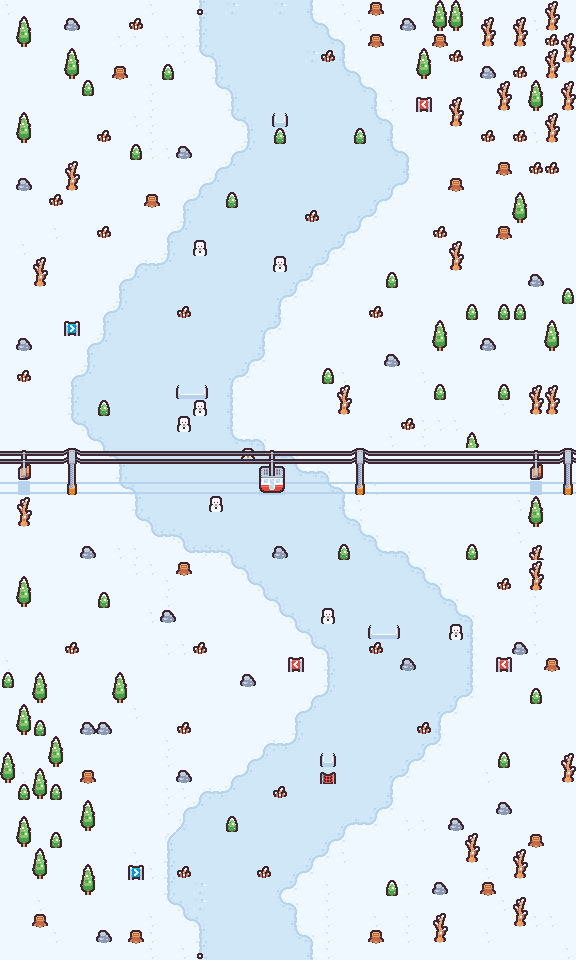

The image is a tile-based game level rendered from a .tmx file. Its description and source (layers, tilesets, objects; grid data summarised) follow:
An orthogonal 36x60 tile map with 16x16 px tiles, 8 tile layers (Background, Lane, Shadow, Killer, ...).

<map version="1.10" tiledversion="1.10.2" orientation="orthogonal" renderorder="right-down" width="36" height="60" tilewidth="16" tileheight="16" infinite="0" nextlayerid="9" nextobjectid="1">
 <tileset firstgid="1" source="../FrostyFall.tsx" />
 <layer id="1" name="Background" width="36" height="60">
  <data>[2160 cells, 2160 non-empty, 2 distinct tile ids]</data>
 </layer>
 <layer id="2" name="Lane" width="36" height="60">
  <data>[2160 cells, 702 non-empty, 13 distinct tile ids]</data>
 </layer>
 <layer id="5" name="Shadow" width="36" height="60">
  <data>[2160 cells, 36 non-empty, 4 distinct tile ids]</data>
 </layer>
 <layer id="3" name="Killer" width="36" height="60">
  <data>[2160 cells, 29 non-empty, 9 distinct tile ids]</data>
 </layer>
 <layer id="6" name="Starter" width="36" height="60">
  <data>[2160 cells, 1 non-empty, 1 distinct tile ids]</data>
 </layer>
 <layer id="7" name="Ender" width="36" height="60">
  <data>[2160 cells, 1 non-empty, 1 distinct tile ids]</data>
 </layer>
 <layer id="4" name="Detail" width="36" height="60">
  <data>[2160 cells, 215 non-empty, 18 distinct tile ids]</data>
 </layer>
 <layer id="8" name="Bumper" width="36" height="60">
  <data>[2160 cells, 6 non-empty, 3 distinct tile ids]</data>
 </layer>
</map>
